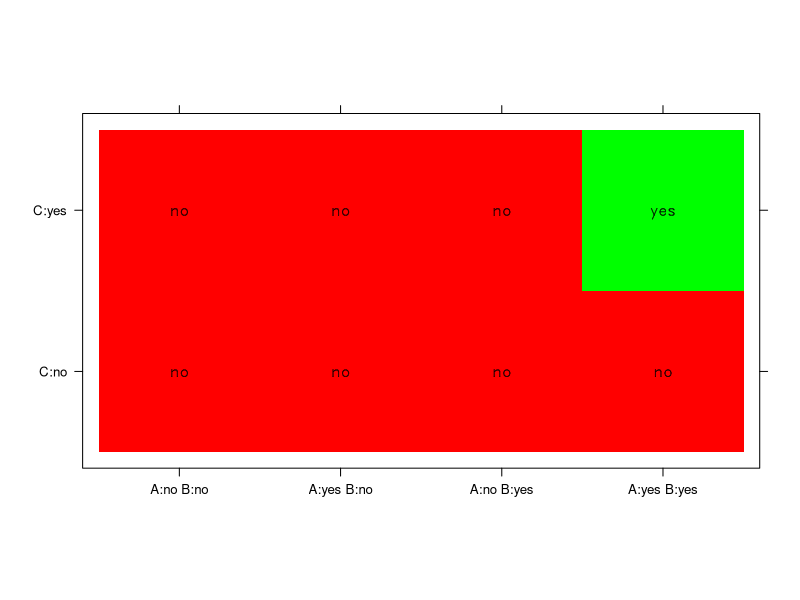
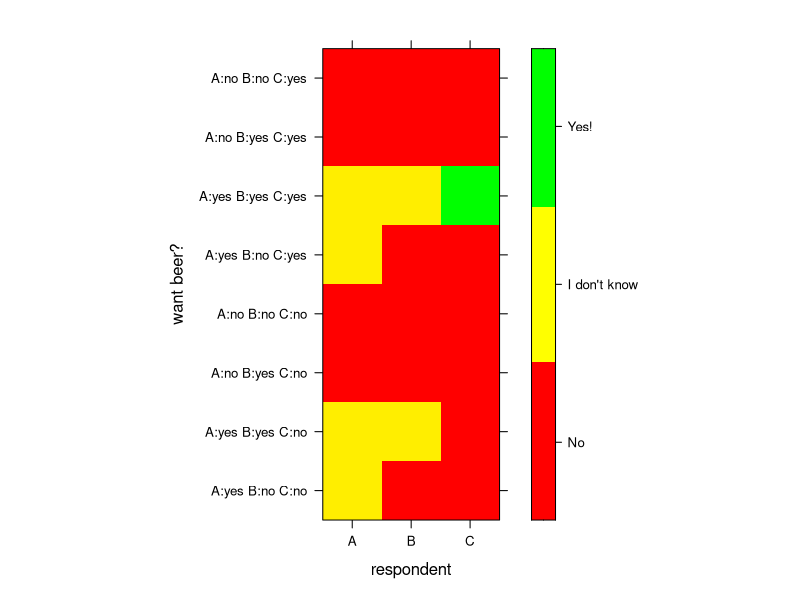
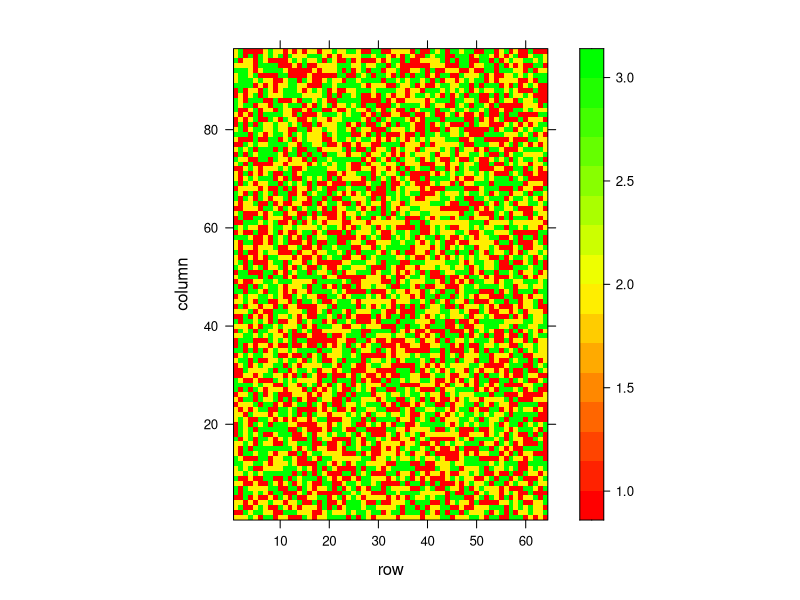
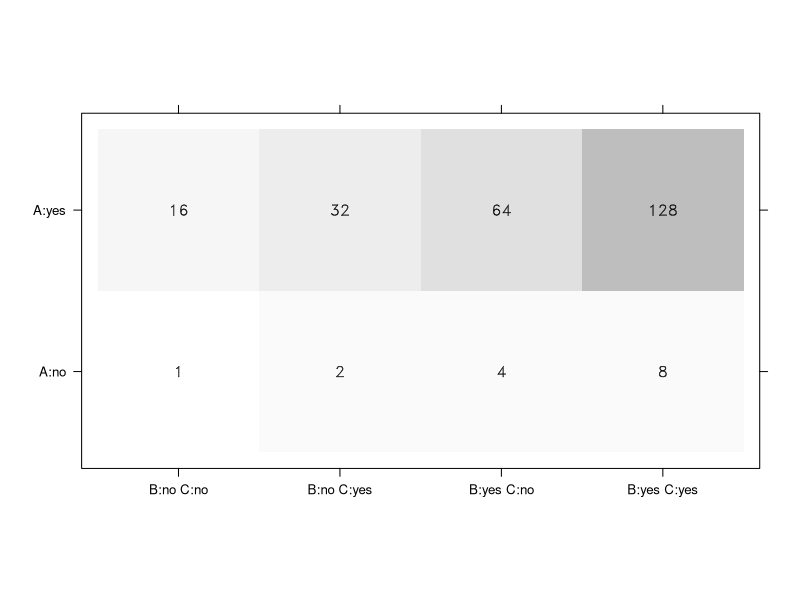

Source code (R) for these figures, in order:
library(lattice)
library(latticeExtra)

nz <- 3
x <- 2**1
y <- 2**2
d <- t(matrix(rep(1:2, length.out=x*y), nrow=x, ncol=y))

p <- levelplot(
  d,
  xlab=NULL,
  ylab=NULL,
  # scales=list(x=list(at=NULL), y=list(at=NULL)), # no ticks
  scales=list(x=list(at=1:y, labels=c("AB'", "AB", "A'B", "A'B'")), y=list(at=1:x, labels=c("C'", "C"))),
  cuts=nz-1, # to map 1:3 to white:black
  # colorkey=NULL,
  col.regions=colorRampPalette(colors=c("white", "black"))(nz)
)
# print(p)

# question synthesis by function
get_question_by_f <- function(f) {
  dat <- data.frame(
    A=c(0, 1, 0, 1, 0, 1, 0, 1),
    B=c(0, 0, 1, 1, 0, 0, 1, 1),
    C=c(0, 0, 0, 0, 1, 1, 1, 1)
  )
  dat$value <- ifelse(f(dat$A, dat$B, dat$C), 1, 0)
  dat$source <- ifelse(dat$value, "yes", "no")
  dat$x <- factor(
    paste0(ifelse(dat$A == 1, "A:yes ", "A:no "), ifelse(dat$B == 1, "B:yes", "B:no")),
    levels=c("A:no B:no", "A:yes B:no", "A:no B:yes", "A:yes B:yes")
  )
  dat$y <- factor(ifelse(dat$C == 1, "C:yes", "C:no"), levels=c("C:no", "C:yes"))

  return(dat)
}

and3 <- function(a, b, c) {
  return(bitwAnd(bitwAnd(a, b), c))
}
datAND <- get_question_by_f(function(a, b, c) bitwAnd(bitwAnd(a, b), c))

dat <- data.frame(
  A=c(0, 1, 0, 1, 0, 1, 0, 1),
  B=c(0, 0, 1, 1, 0, 0, 1, 1),
  C=c(0, 0, 0, 0, 1, 1, 1, 1)
)
dat$value <- ifelse(and3(dat$A, dat$B, dat$C), 1, 0)
dat$source <- ifelse(dat$value, "yes", "no")
dat$x <- factor(
  paste0(ifelse(dat$A == 1, "A:yes ", "A:no "), ifelse(dat$B == 1, "B:yes", "B:no")),
  levels=c("A:no B:no", "A:yes B:no", "A:no B:yes", "A:yes B:yes")
)
dat$y <- factor(ifelse(dat$C == 1, "C:yes", "C:no"), levels=c("C:no", "C:yes"))

lp <- levelplot(
  value ~ x+y,
  aspect="iso",
  data=dat,
  xlab=NULL, ylab=NULL, colorkey=NULL,
  col.regions=colorRampPalette(colors=c("red", "green"))(2)
)
xp <- xyplot(y ~ x, data=dat,
  panel = function(y, x, ...) {
    ltext(x = x, y = y, labels = dat$source, cex = 1, font = 2,
      fontfamily = "HersheySans")
    # panel.grid(h=1, v=3, x=2, y=4)
    #panel.abline(h=c(1.5), from=1.5, to=2.5)
    #panel.abline(v=c(1.5, 2.5, 3.5), from=0.5, to=2.5)
  }
  )

p <- lp + xp
print(p)

# joke result, "and" form, per logician desire
# the "backwards" row/col numbers make
# the data match the input format
m <- matrix(nrow=3, ncol=8, data=c(
   0, -1, -1,  # 100
   0,  0, -1,  # 110
  -1, -1, -1,  # 010
  -1, -1, -1,  # 000
   0, -1, -1,  # 101
   0,  0,  1,  # 111
  -1, -1, -1,  # 011
  -1, -1, -1   # 001
))

levelplot(
  m,
  col.regions=colorRampPalette(colors=c("red", "yellow", "green")),
  xlab="respondent",
  ylab="want beer?",
  colorkey=list(at=c(-1, -.33, .33, 1), labels=list(at=c(-0.67, 0, 0.67), labels=c("No", "I don't know", "Yes!"))),
  scales=list(
    x=list(at=1:3, labels=c("A", "B", "C")),
    y=list(at=1:8, labels=c(
      "A:yes B:no C:no", "A:yes B:yes C:no", "A:no B:yes C:no", "A:no B:no C:no",
      "A:yes B:no C:yes", "A:yes B:yes C:yes", "A:no B:yes C:yes", "A:no B:no C:yes"
    ))
  )
)

dat <- data.frame(
  y=c("A yes B no C no", "A yes B yes C no", "A no B yes C no", "A no B no C no",
      "A yes B no C yes", "A yes B yes C yes", "A no B yes C yes", "A no B no C yes"),
  value=c(0, 0, 0, 0, 0, 1, 0, 0)+1,
  source=c(0, 0, 0, 0, 0, 1, 0, 0)
)

# mockup of the entire joke in a single plot
# there are 256 bartender questions, 8 logician desires, and 3 output steps
# 256 * 8 * 3 = 6144
# can be shown in a square grid of 2*32=64 rows, 3*32=96 columns
# (2*32 * 3*32 = 6144)
# if I use an 8 row, 3 column arrangement for each joke, that's 32 jokes
# across the columns, 8 jokes down the rows.
x <- 2*32
y <- 3*32
d <- t(matrix(sample(1:3, size=x*y, replace=T), nrow=y, ncol=x))
levelplot(d,
  col.regions=colorRampPalette(colors=c("red", "yellow", "green")),
)

# function index plot
dat <- data.frame(
  A=c(0, 0, 0, 0, 1, 1, 1, 1),
  B=c(0, 0, 1, 1, 0, 0, 1, 1),
  C=c(0, 1, 0, 1, 0, 1, 0, 1)
)
dat$y <- factor(ifelse(dat$A == 1, "A:yes", "A:no"), levels=c("A:no", "A:yes"))
dat$x <- factor(
  paste0(ifelse(dat$B == 1, "B:yes ", "B:no "), ifelse(dat$C == 1, "C:yes", "C:no")),
  levels=c("B:no C:no", "B:no C:yes", "B:yes C:no", "B:yes C:yes")
)
dat$value <- 2**(0:7)
dat$source <- as.character(dat$value)

lp <- levelplot(
  value ~ x+y,
  data=dat,
  xlab=NULL, ylab=NULL, colorkey=NULL,
  aspect="iso",
  col.regions=colorRampPalette(colors=c("white", "gray"))(256)
)
xp <- xyplot(y ~ x,
             data=dat,
             panel = function(y, x, ...) {
               ltext(x = x, y = y, labels = dat$source, cex = 1, font = 2,
                     fontfamily = "HersheySans")
             }
)
lp + xp

# question synthesis by index
get_question <- function(index) {
  dat <- data.frame(
    A=c(0, 0, 0, 0, 1, 1, 1, 1),
    B=c(0, 0, 1, 1, 0, 0, 1, 1),
    C=c(0, 1, 0, 1, 0, 1, 0, 1)
  )
  dat$value <- bitwAnd(2**(0:7), index)
  dat$source <- ifelse(dat$value, "yes", "no")
  dat$y <- factor(ifelse(dat$A == 1, "A:yes", "A:no"), levels=c("A:no", "A:yes"))
  dat$x <- factor(
    paste0(ifelse(dat$B == 1, "B:yes ", "B:no "), ifelse(dat$C == 1, "C:yes", "C:no")),
    levels=c("B:no C:no", "B:no C:yes", "B:yes C:no", "B:yes C:yes")
  )
  return(dat)
}
